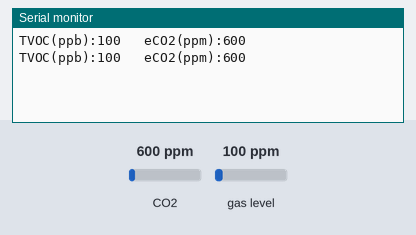
The sketch below on a simulated ESP32. On the bench: the last lines printed to the serial monitor. Inputs (shaded band) come from the test bench; at power-on: CO2 600 ppm, gas level 100 ppm.

Above: at 1.8 s.
1.9 s: CO2 set to 452 ppm
At 2.8 s:
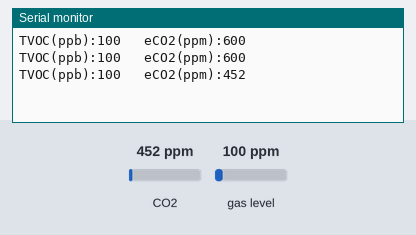
3.4 s: gas level set to 20 ppm
At 4.6 s:
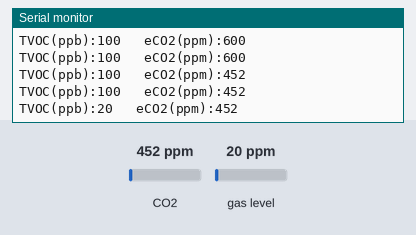
4.9 s: CO2 set to 1050 ppm
At 5.4 s:
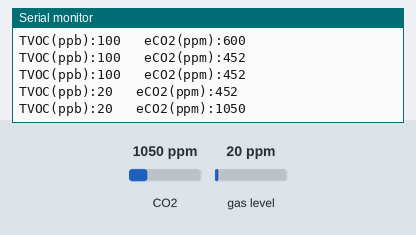
Timing chart, 0 to 7.9 s (numbered marks = the images above; inputs shaded):
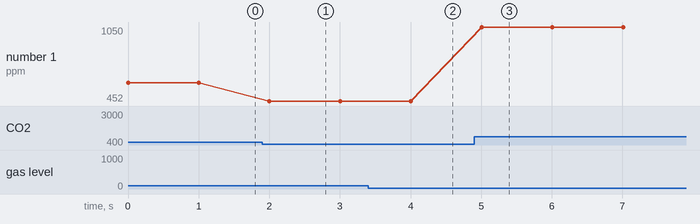

Measured:
- after the input at 1.9 s, the serial monitor: prints a new line after 0.10 s (image 1)
- after the input at 3.4 s, the serial monitor: prints a new line after 0.61 s (image 2)
- after the input at 4.9 s, the serial monitor: prints a new line after 0.11 s (image 3)
- plotted number 1: 600 → 452 after the input at 1.9 s, 452 → 1050 after the input at 4.9 s

The sketch:

U088.ino
```cpp
// A digital multi-pixel gas sensor using the SGP30 chipset.
// It detects the concentration of TVOCs (Total Volatile Organic Compounds) and eCO2 (equivalent carbon dioxide).
// - https://docs.m5stack.com/en/unit/tvoc
// - https://m5stack.oss-cn-shenzhen.aliyuncs.com/resource/docs/datasheet/unit/Sensirion_Gas_Sensors_SGP30_Datasheet.pdf
// - https://github.com/adafruit/Adafruit_SGP30

// GROVE PORT (UNIVERSAL):
// 1 GPIO1, TWI(SCL), UART(RX)
// 2 GPIO2, TWI(SDA), UART(TX)
// 3 +5V
// 4 GND

//-------------------------------------------------------------------
#include "Adafruit_SGP30.h"

//-------------------------------------------------------------------
Adafruit_SGP30 sgp;

//-------------------------------------------------------------------
void setup(void)
{
  Serial.begin(115200);

  while (sgp.begin() == false) {
    Serial.print(".");
    delay(1000);
  }
}

//-------------------------------------------------------------------
void loop(void)
{
  if (sgp.IAQmeasure() == true) {
    // TVOC = Total Volatile Organic Compounds (Gesamtkonzentration flüchtiger organischer Verbindungen)
    // Es handelt sich um eine Sammelbezeichnung für gasförmige, organische Chemikalien, die leicht verdampfen
    // und in der Luft vorkommen. Diese Verbindungen stammen aus Quellen wie Farben,
    // Lacken, Reinigungsmitteln, Möbeln oder Bauprodukten.
    // ppm = parts per million (=Million=1'000'000)
    // - 0..300 ppm    = sehr gut
    // - 300..500 ppm  = akzeptabel
    // - 500..1000 ppm = mässig
    // - 1000..??? ppm = schlecht
    Serial.printf("TVOC(ppb):%d \t", sgp.TVOC);

    // eCO2 = equivalent CO₂
    // Es ist keine direkte Messung des tatsächlichen CO₂-Gehalts, sondern eine Näherung basierend auf TVOC-Werten.
    // ppb = parts per billion (=Milliarde=1'000'000'000)
    // - 350..600 ppb    = sehr gut
    // - 600..1000 ppb   = akzeptabel
    // - 1000...2000 ppb = mässig
    // - 2000...???  ppb = schlecht
    Serial.printf("eCO2(ppm):%d \n", sgp.eCO2);
  }

  delay(1000);
}
```
